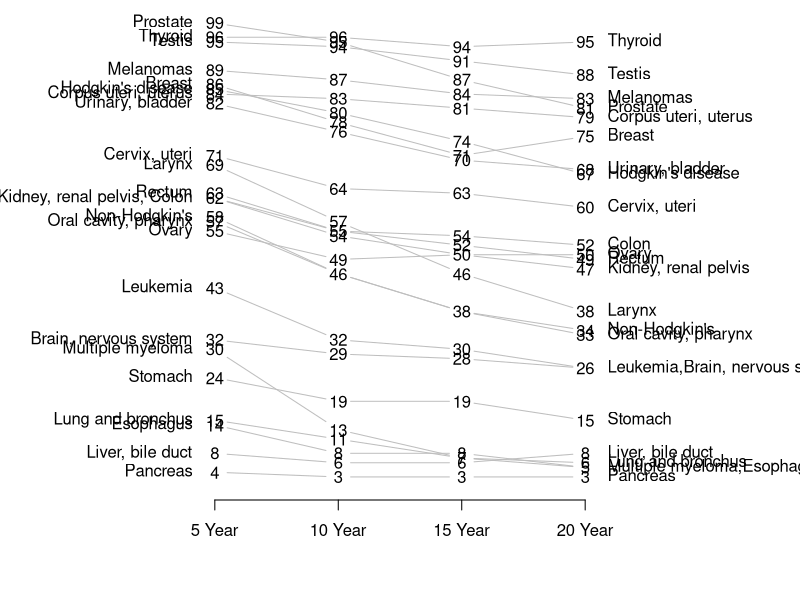
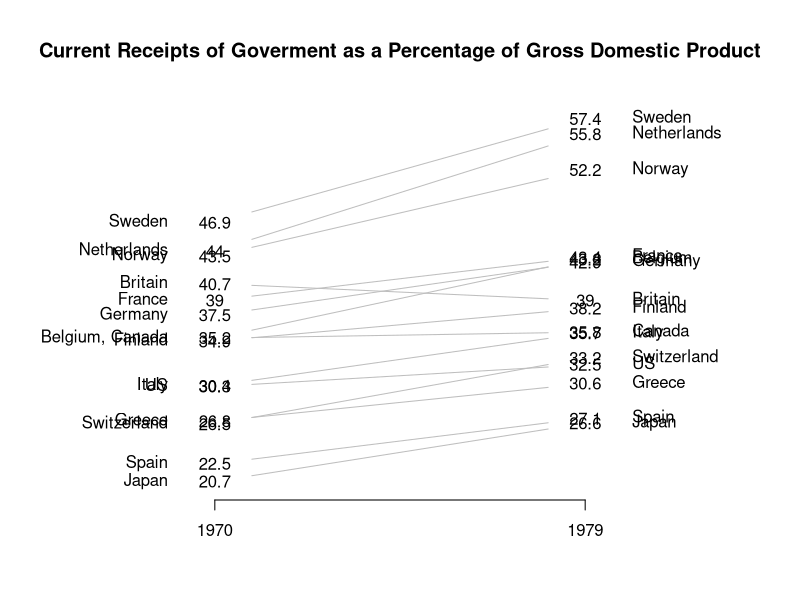

Recreate these plots in R, in order.
# R Function to Draw Edward Tufte-style Slopeplots

# TODO:
## deal with overlapping numeric values: if more than one label falls at a position, offset based on rank() of the subsequent column values for those rows
## overlapping rownames (same algorithm as above, but hard code for 1st and 2nd value)


slopegraph <-
function(
df,
xlim = c(.5,ncol(df)+.5),
ylim = c(min(df)-diff(range(df))/100,max(df)+diff(range(df))/100),
main = NULL,
bty = 'n',
yaxt = 'n',
xaxt = 'n',
xlab = '',
ylab = '',
add.before = NULL, # an expression to add something between drawing the blank canvas and adding the plot content (i.e., behind the slopegraph)
add.after = NULL, # an expression to add something after adding the plot content
labels = names(df),
labpos.left = 2,
labpos.right = 4,
col.lines = par('fg'),
col.lab = par('fg'),
col.num = par('fg'),
col.xaxt = par('fg'),
offset.x = .1, # THIS DOESN'T SEEM TO WORK???
offset.lab = .1,
cex.lab = 1,
cex.num = 1,
font.lab = 1,
font.num = 1,
lty = par("lty"),
lwd = par("lwd"),
mai = NULL,
...)
{
    if(ncol(df) < 2)
        stop('`df` must have at least two columns')
    # draw margins
    if(is.null(mai))
        par(mai=c(1, 0, if(is.null(main)) 0 else 1, 0))
    else
        par(mai=mai)
    
    plot(NA, y=NULL, xlim=xlim, ylim=ylim, main=main,
         bty=bty, yaxt=yaxt, xaxt=xaxt, xlab=xlab, ylab=ylab, ...)
    # optional expression
    if(!is.null(add.before))
        eval(add.before)
    
    # x-axis
    axis(1, 1:ncol(df), labels=labels, col=col.xaxt, col.ticks=col.xaxt)
    
    # left-side labels
    l <- df[,1] # I MAY WANT TO BIN THESE SO THAT CLOSE VALUES DON'T OVERLAP
    leftlabs <- lapply(split(rownames(df),l), paste, collapse=', ')
    text(1-offset.lab, as.numeric(names(leftlabs)),
         col=col.lab, leftlabs, pos=labpos.left, cex=cex.lab, font=font.lab)
    
    # right-side labels
    r <- df[,ncol(df)] # I MAY WANT TO BIN THESE SO THAT CLOSE VALUES DON'T OVERLAP
    rightlabs <- lapply(split(rownames(df),r), paste, collapse=',')
    text(ncol(df)+offset.lab, as.numeric(names(rightlabs)), 
         col=col.lab, rightlabs, pos=labpos.right, cex=cex.lab, font=font.lab)
    
    # numeric value labels
    # deal with duplicate value labels (i.e., not double printing anything)
    df2 <- do.call(cbind,lapply(df, function(y) {y[duplicated(y)] <- ''; y}))
    # print them
    apply(cbind(df,df2),1, function(y)
        text(1:ncol(df), as.numeric(y[1:ncol(df)]), y[(ncol(df)+1):(2*ncol(df))],
             col=col.num, cex=cex.num, font=font.num))
    
    # draw lines
    offset.x <- .1 # small offset for `segments`
    col.lines <- rep(col.lines, length.out=nrow(df))
    lty <- rep(lty, length.out=nrow(df))
    lwd <- rep(lwd, length.out=nrow(df))
    for(i in 1:nrow(df)){
        mapply(function(x1,y1,x2,y2,...){
            ysloped <- (y2-y1)*offset.x
            segments(x1+offset.x, if(y1==y2) y1 else (y1+ysloped),
                     x2-offset.x, if(y1==y2) y2 else (y2-ysloped),
                     col=col.lines[i],
                     lty=lty[i],
                     lwd=lwd[i]
                    )},
               1:(length(df[i,])-1), # x1-positions
               df[i,][-length(df[i,])], # y1-positions
               2:(length(df[i,])), # x2-positions
               df[i,][-1] # y2-positions
               )
    }
    
    # optional expression
    if(!is.null(add.after))
        eval(add.after)
    
    # return invisibly
    invisible(NULL)
}


# EXAMPLES

## Tufte's Cancer Graph (to the correct scale)
cancer <- read.csv('tufte-cancer-survival-data.csv')
rownames(cancer) <- cancer[,1]
cancer <- cancer [,-1]
pdf('tufte-cancer-survival-plot.pdf',height=16, width=12, family='Palatino')
slopegraph(cancer, col.line='gray', xlim=c(-.5,5.5), labels=c('5 Year','10 Year','15 Year','20 Year'))
dev.off()


## Tufte's GNP Graph
gnp <- read.csv('tufte-gnp-data.csv')
gnp[,3] <- NULL
pdf('tufte-gnp-plot.pdf',height=12, width=8, family='Palatino')
slopegraph(gnp, col.line='gray', labels=c('1970','1979'), 
    main='Current Receipts of Goverment as a Percentage of Gross Domestic Product')
dev.off()
